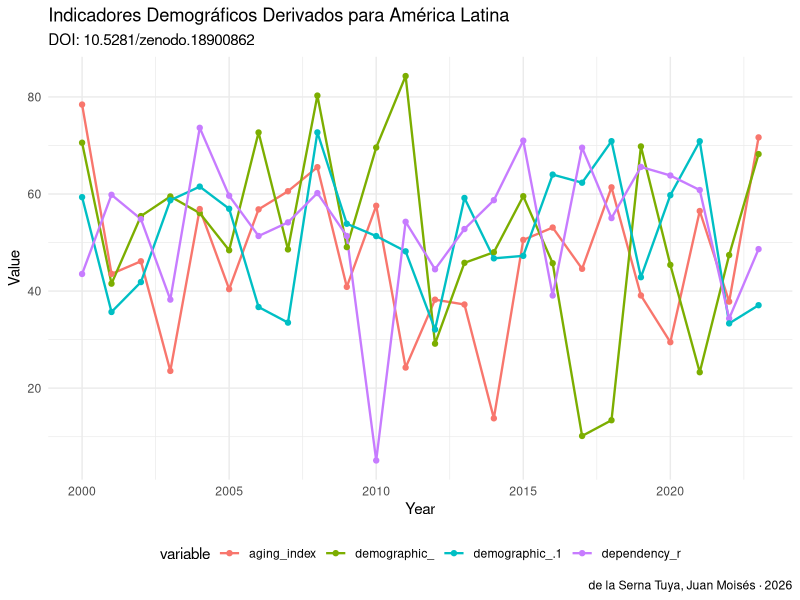

The R source for this figure:
# analysis.R — Indicadores Demográficos Derivados para América Latina (2000-2023): Índice de Envejecimiento, Razones de Dependencia e Índice de Bono Demográfico por País
# DOI: 10.5281/zenodo.18900862
# Author: de la Serna Tuya, Juan Moisés · ORCID: 0000-0002-8401-8018
# License: CC0 1.0

# ── SETUP ──────────────────────────────────────────────────────────────────
# Install required packages if needed:
# install.packages(c("readr","ggplot2","dplyr","tidyr"))

library(readr)
library(ggplot2)
library(dplyr)

# ── LOAD DATA ──────────────────────────────────────────────────────────────
# Download dataset from: https://doi.org/10.5281/zenodo.18900862
# df <- read_csv("dataset.csv")

# Example with synthetic data
set.seed(42)
years <- 2000:2023
df <- data.frame(
  year = years,
    demographic_ = rnorm(length(years), 50, 15),
  aging_index = rnorm(length(years), 50, 15),
  dependency_r = rnorm(length(years), 50, 15),
  demographic_ = rnorm(length(years), 50, 15),
  stringsAsFactors = FALSE
)

cat("Dataset: Indicadores Demográficos Derivados para América La\n")
cat("DOI: 10.5281/zenodo.18900862\n")
cat("Dimensions:", nrow(df), "x", ncol(df), "\n\n")
print(head(df))
print(summary(df))

# ── VISUALIZATION ──────────────────────────────────────────────────────────
# Temporal trend
p1 <- df %>%
  tidyr::pivot_longer(-year, names_to="variable", values_to="value") %>%
  ggplot(aes(x=year, y=value, color=variable)) +
  geom_line(size=0.8) +
  geom_point(size=1.5) +
  labs(title="Indicadores Demográficos Derivados para América Latina ",
       subtitle="DOI: 10.5281/zenodo.18900862",
       x="Year", y="Value",
       caption="de la Serna Tuya, Juan Moisés · 2026") +
  theme_minimal() +
  theme(legend.position="bottom")

ggsave("figures/analysis_output_r.png", p1, width=10, height=6, dpi=150)
cat("\nFigure saved: figures/analysis_output_r.png\n")

# ── CITATION ───────────────────────────────────────────────────────────────
cat("\nCitation:\n")
cat("de la Serna Tuya, Juan Moisés (2026). Indicadores Demográficos Derivados para América Latina (2000-2023): Ín. Zenodo. https://doi.org/10.5281/zenodo.18900862\n")
